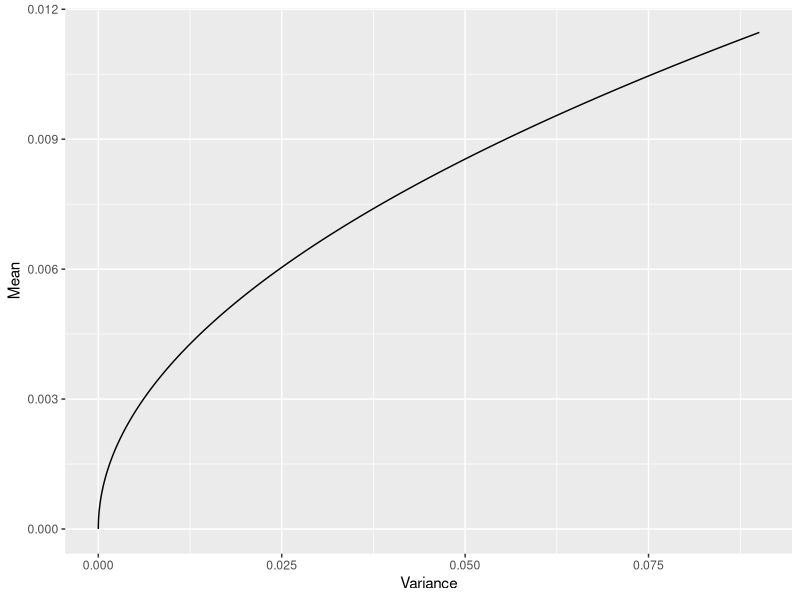
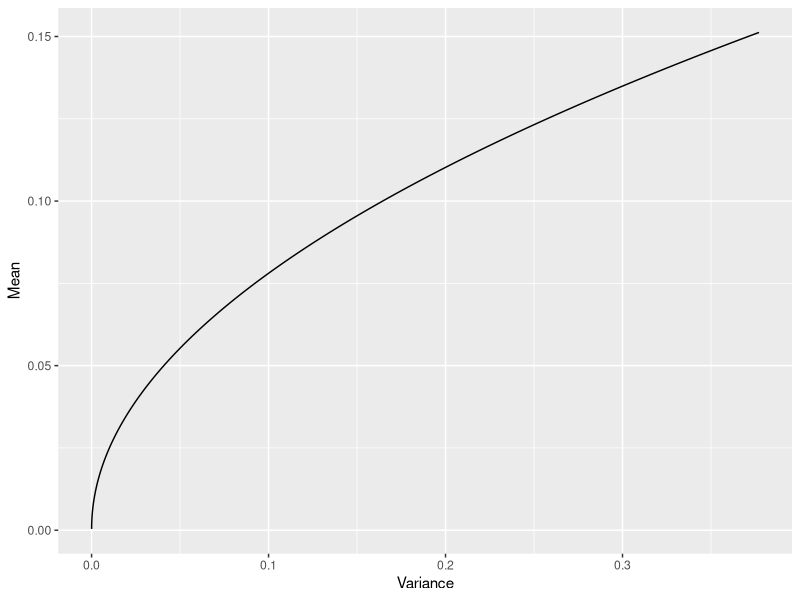
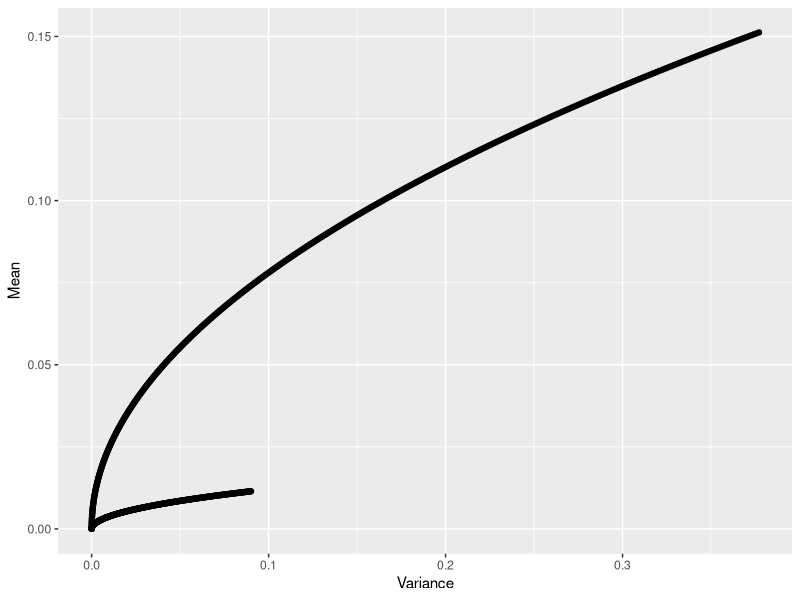

These charts were generated, in order, by the following R code:
library("readr")
library("MASS")
library("ggplot2")

# Import data 
df <- read_csv('returns.csv')

# Define covariance matrix and expected return vector
C <- cov(df)
r <- sapply(df, FUN=mean)

C_inv <- ginv(C)

vec1 <- rep(1, ncol(df))

# Minimum variance point and optimal point
MIN_VARIANCE_POINT <- (C_inv %*% vec1) / sum(vec1 * (C_inv %*% vec1))
Z <- C_inv %*% r - (sum(vec1 * (C_inv %*% r)) / sum(vec1 * (C_inv %*% vec1))) * C_inv %*% vec1

Markowitz <- function(tau) {
    return (MIN_VARIANCE_POINT + tau * Z / 2)
}




# Market Portfolio data

rf <- (1 + 0.0005351351)^(1/365) -1

ZERO_n <- rep(0, ncol(df))

RISK_FREE_PORTFOLIO <- append(ZERO_n, 1, 0)

y_star <- C_inv %*% (r  - rf * vec1)

y_0 <- rf * sum(C_inv) - sum(C_inv %*% r)

Y <- append(y_star, y_0, 0)


# Finding market portfolio
tau_MARKET <- -(2 / (y_0))
tau_MARKET

Markowitz_risk_free <- function(rf, y, tau) {
    opt_portfolio <- RISK_FREE_PORTFOLIO + tau * y / 2
    return (opt_portfolio)
}
portfolio <- Markowitz_risk_free(rf, Y, tau_MARKET)
returns_vec <- append(r, rf, 0)

tocsv <- cbind(portfolio, returns_vec)

write.csv(tocsv, file="market_portfolio.csv")

Variance <- function(point, cov, riskfree=FALSE, tau) {
    if (riskfree) {
        alpha <- (tau_MARKET - tau) / tau_MARKET
        variance <- (1 - alpha) * sqrt(sum(point[-1] * (cov %*% point[-1])))
    } else {
        variance <- sum(point * (cov %*% point))
    }
    return (variance)
}

portfolio_mean <- function(point, returns, riskfree=FALSE) {
    if (riskfree) {
        mean <- sum(point * append(returns, rf, 0))
    } else {
        mean <- sum(point * returns)
    }
    return (mean)
}


sigma_mu <- function(tau, riskfree=FALSE) {
    if (riskfree) {
        point <- Markowitz_risk_free(rf, Y, tau)
    } else {
        point <- Markowitz(tau)
    }
    mu <- portfolio_mean(point, r, riskfree)
    sigma <- Variance(point, C, riskfree, tau)
    return (cbind(sigma, mu))
}

# Plot mean-variance diagrams
t = seq(0, 5, .01)
t_rf = seq(0, tau_MARKET * 2, tau_MARKET/250)

eff_frontier <- t(sapply(t, sigma_mu))
eff_frontier_rf <- t(sapply(t_rf, FUN = sigma_mu, riskfree=TRUE))

label <- c("Variance", "Mean")
colnames(eff_frontier_rf) <- label
colnames(eff_frontier) <- label

eff_frontier.df <- data.frame(eff_frontier)
eff_frontier_rf.df <- data.frame(eff_frontier_rf)

both_efficient <- rbind(eff_frontier.df, eff_frontier_rf.df)

plotrf <- ggplot(eff_frontier_rf.df, aes(x=Variance, y=Mean)) + geom_line()
plotrisk <- ggplot(eff_frontier.df, aes(x = Variance, y=Mean)) + geom_line()

plotrf
plotrisk

ggplot(both_efficient, aes(x=Variance, y=Mean)) + geom_point()
